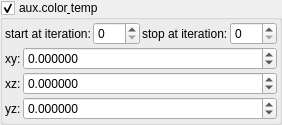
    <widget class="MyGroupBox" name="groupCheck_fold_color_aux_color_enabled_false">
     <property name="toolTip">
      <string/>
     </property>
     <property name="title">
      <string>aux.color&amp; temp</string>
     </property>
     <property name="checkable">
      <bool>true</bool>
     </property>
     <layout class="QVBoxLayout" name="verticalLayout_58">
      <property name="spacing">
       <number>2</number>
      </property>
      <property name="leftMargin">
       <number>2</number>
      </property>
      <property name="topMargin">
       <number>2</number>
      </property>
      <property name="rightMargin">
       <number>2</number>
      </property>
      <property name="bottomMargin">
       <number>2</number>
      </property>
      <item>
       <layout class="QHBoxLayout" name="horizontalLayout_14" stretch="0,1,0,1">
        <item>
         <widget class="QLabel" name="label_99">
          <property name="text">
           <string>start at iteration:</string>
          </property>
         </widget>
        </item>
        <item>
         <widget class="MySpinBox" name="spinboxInt_fold_color_start_iterations_A">
          <property name="sizePolicy">
           <sizepolicy hsizetype="Minimum" vsizetype="Maximum">
            <horstretch>0</horstretch>
            <verstretch>0</verstretch>
           </sizepolicy>
          </property>
          <property name="minimum">
           <number>0</number>
          </property>
          <property name="maximum">
           <number>999</number>
          </property>
          <property name="value">
           <number>0</number>
          </property>
         </widget>
        </item>
        <item>
         <widget class="QLabel" name="label_71">
          <property name="text">
           <string>stop at iteration:</string>
          </property>
         </widget>
        </item>
        <item>
         <widget class="MySpinBox" name="spinboxInt_fold_color_stop_iterations_A">
          <property name="sizePolicy">
           <sizepolicy hsizetype="Preferred" vsizetype="Maximum">
            <horstretch>0</horstretch>
            <verstretch>0</verstretch>
           </sizepolicy>
          </property>
          <property name="maximum">
           <number>999</number>
          </property>
         </widget>
        </item>
       </layout>
      </item>
      <item>
       <layout class="QGridLayout" name="gridLayout_16" columnstretch="0,1">
        <property name="spacing">
         <number>2</number>
        </property>
        <item row="1" column="1">
         <widget class="MyDoubleSpinBox" name="spinbox4_fold_color_difs_0000_y">
          <property name="sizePolicy">
           <sizepolicy hsizetype="Minimum" vsizetype="Maximum">
            <horstretch>0</horstretch>
            <verstretch>0</verstretch>
           </sizepolicy>
          </property>
          <property name="prefix">
           <string/>
          </property>
          <property name="suffix">
           <string/>
          </property>
          <property name="decimals">
           <number>6</number>
          </property>
          <property name="minimum">
           <double>-99.999899999999997</double>
          </property>
          <property name="maximum">
           <double>99.999899999999997</double>
          </property>
          <property name="singleStep">
           <double>0.100000000000000</double>
          </property>
         </widget>
        </item>
        <item row="0" column="0">
         <widget class="QLabel" name="label_134">
          <property name="text">
           <string notr="true">xy:</string>
          </property>
         </widget>
        </item>
        <item row="1" column="0">
         <widget class="QLabel" name="label_135">
          <property name="text">
           <string notr="true">xz:</string>
          </property>
         </widget>
        </item>
        <item row="0" column="1">
         <widget class="MyDoubleSpinBox" name="spinbox4_fold_color_difs_0000_x">
          <property name="sizePolicy">
           <sizepolicy hsizetype="Minimum" vsizetype="Maximum">
            <horstretch>0</horstretch>
            <verstretch>0</verstretch>
           </sizepolicy>
          </property>
          <property name="prefix">
           <string/>
          </property>
          <property name="suffix">
           <string/>
          </property>
          <property name="decimals">
           <number>6</number>
          </property>
          <property name="minimum">
           <double>-99.999899999999997</double>
          </property>
          <property name="maximum">
           <double>99.999899999999997</double>
          </property>
          <property name="singleStep">
           <double>0.100000000000000</double>
          </property>
         </widget>
        </item>
        <item row="2" column="1">
         <widget class="MyDoubleSpinBox" name="spinbox4_fold_color_difs_0000_z">
          <property name="sizePolicy">
           <sizepolicy hsizetype="Minimum" vsizetype="Maximum">
            <horstretch>0</horstretch>
            <verstretch>0</verstretch>
           </sizepolicy>
          </property>
          <property name="prefix">
           <string/>
          </property>
          <property name="suffix">
           <string/>
          </property>
          <property name="decimals">
           <number>6</number>
          </property>
          <property name="minimum">
           <double>-99.999899999999997</double>
          </property>
          <property name="maximum">
           <double>99.999899999999997</double>
          </property>
          <property name="singleStep">
           <double>0.100000000000000</double>
          </property>
         </widget>
        </item>
        <item row="2" column="0">
         <widget class="QLabel" name="label_136">
          <property name="text">
           <string notr="true">yz:</string>
          </property>
         </widget>
        </item>
       </layout>
      </item>
     </layout>
    </widget>
